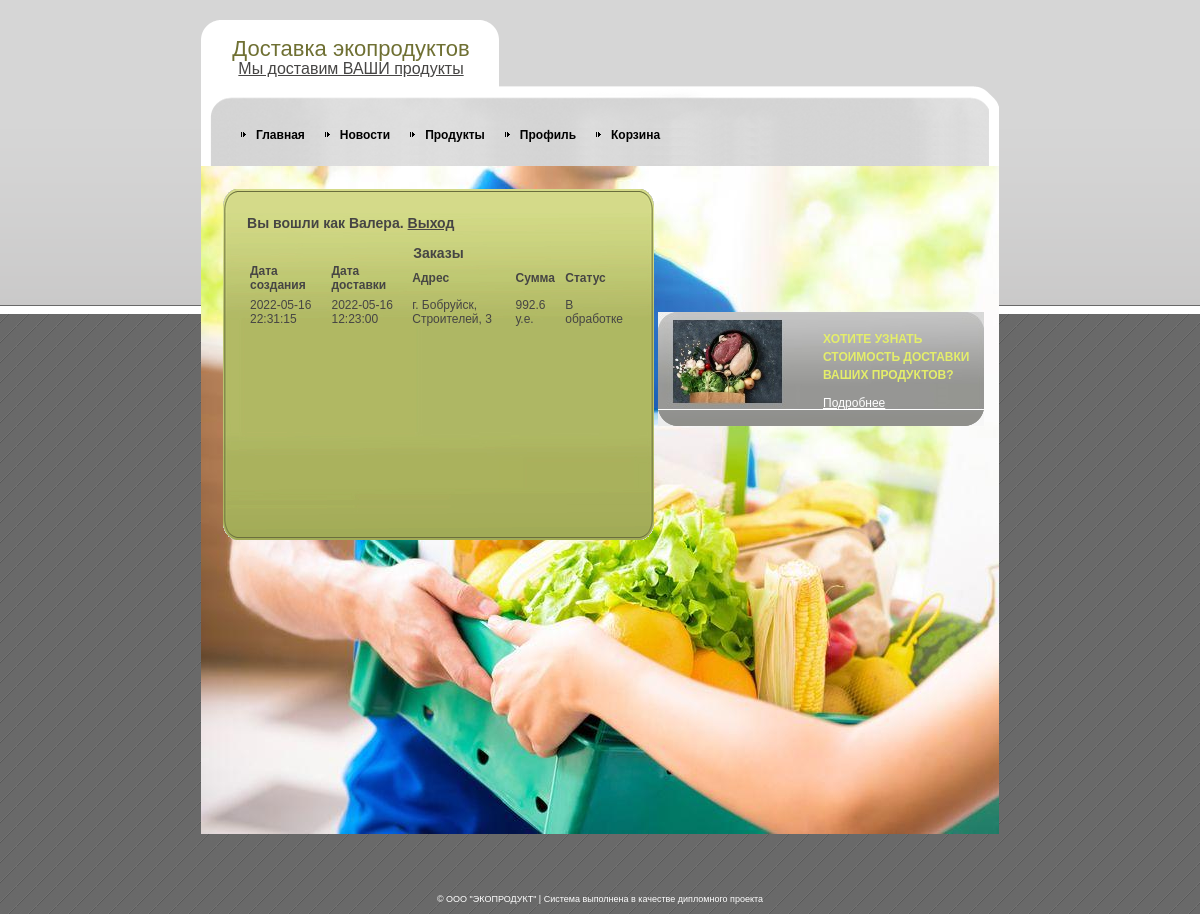
The app's page /profile.php (signed in), older data.
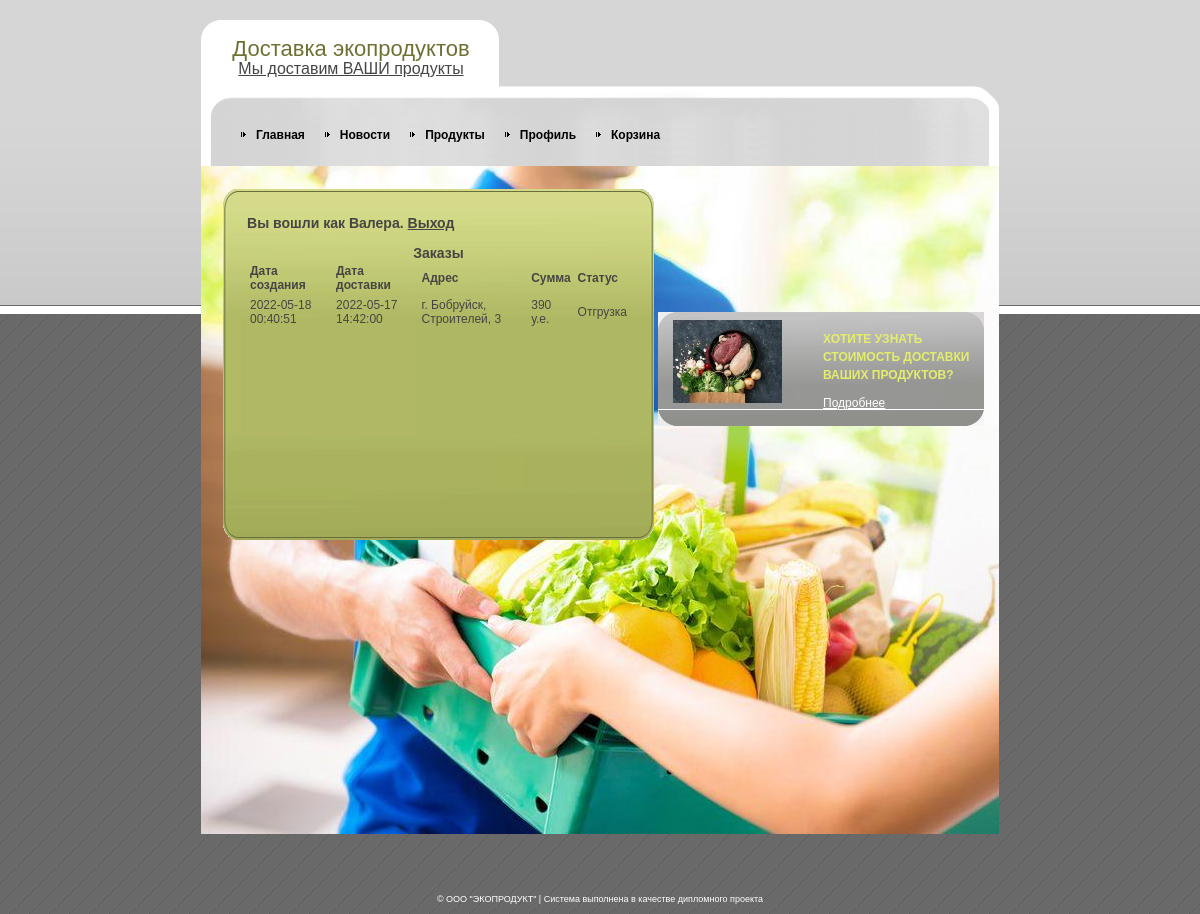
The same page, newer data.
### tables this page shows
CREATE TABLE IF NOT EXISTS `orders` (
  `id` int(11) NOT NULL AUTO_INCREMENT,
  `number` varchar(8) NOT NULL,
  `id_customer` int(11) NOT NULL,
  `id_address` int(11) NOT NULL,
  `id_status` int(11) NOT NULL,
  `delivery_date` datetime NOT NULL,
  `creation_date` datetime NOT NULL,
  PRIMARY KEY (`id`),
  KEY `id_customer` (`id_customer`),
  KEY `id_address` (`id_address`),
  KEY `id_status` (`id_status`)
);

CREATE TABLE IF NOT EXISTS `order_statuses` (
  `id` int(11) NOT NULL AUTO_INCREMENT,
  `name` varchar(50) NOT NULL,
  PRIMARY KEY (`id`)
);

### profile.php (the view, shortened to what this page needs)
<?php
require "lib_db.php";
$user = getUser($_SESSION['id']);
$fio = $user[0]['fio'];
?>
<!DOCTYPE html PUBLIC "-//W3C//DTD XHTML 1.0 Strict//EN" "http://www.w3.org/TR/xhtml1/DTD/xhtml1-strict.dtd">
<html xmlns="http://www.w3.org/1999/xhtml" xml:lang="en" lang="en">
<head>
    <link rel="stylesheet" href="style.css" type="text/css" charset="utf-8" />
</head>
<body>
<div id="outer">
    <div id="wrapper">
        <div id="body-bot">
            <div id="body-top">
                <div id="logo">
                    <h1>Доставка экопродуктов</h1>
                    <p><a href="adminform.php" target="_parent">Мы доставим ВАШИ продукты</a></p>
                </div>
                <div id="nav">
                    <ul>
                    </ul>
                </div>
                <div id="gbox">
                    <div id="gbox-top"> </div>
                    <div id="gbox-bg">
                        <div id="gbox-grd">
                            <h3>Вы вошли как <?= $fio ?>. <a href="exit.php">Выход</a></h3>
                            <br>
                            <h3 align="center">Заказы</h3>
                            <table border="0" cellpadding="3" cellspacing="0" width="100%">
                                <tr>
                                    <th><h4>Дата создания</h4></th>
                                    <th><h4>Дата доставки</h4></th>
                                    <th><h4>Адрес</h4></th>
                                    <th><h4>Сумма</h4></th>
                                    <th><h4>Статус</h4></th>
                                </tr>
                                <?
                                $orders = getOrdersForProfile($_SESSION["id"]);
                                foreach($orders as $order){
                                    ?>
                                    <tr>
                                        <td><?=$order["creation_date"]?></td>
                                        <td><?=$order["delivery_date"]?></td>
                                        <td><?=$order["address"]?></td>
                                        <td><?=$order["summa"]?> у.е.</td>
                                        <td><?=$order["status"]?></td>
                                    </tr>
                                <?}?>
                            </table>
                        </div>
                    </div>
                    <div id="gbox-bot"> </div>
                </div>
                <div id="greybox">
                    <div id="greybox-bot">
                        <div id="greybox-top">
                            <h2>ХОТИТЕ УЗНАТЬ СТОИМОСТЬ ДОСТАВКИ ВАШИХ ПРОДУКТОВ? </h2>
                            <p><a href="calc.php">Подробнее</a></p>
                        </div>
                    </div>
                </div>
            </div>
        </div>
    </div>
</div>
<div id="copyright"> &copy; ООО "ЭКОПРОДУКТ" | Система выполнена в качестве дипломного проекта</div>
</body>
</html>

Row changes from the older to the newer data that the page shows:
removed orders: creation_date "2022-05-16 22:31:15", delivery_date "2022-05-16 12:23:00", address "г. Бобруйск, Строителей, 3", summa "992.6", id_status.name "В обработке"
added orders: creation_date "2022-05-18 00:40:51", delivery_date "2022-05-17 14:42:00", address "г. Бобруйск, Строителей, 3", summa "390", id_status.name "Отгрузка"
